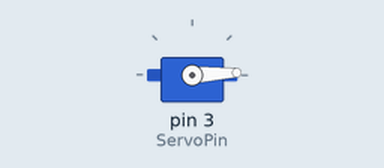
Bench run of a sketch on a simulated Arduino Uno, built with avr-gcc and run on an emulated ATmega328P. Shown: servo.

Above: at 0.05 s.
At 0.85 s:
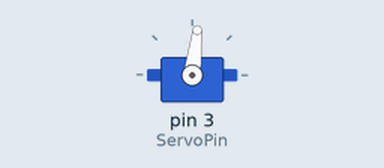
At 1.65 s:
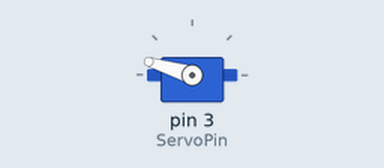
At 3.3 s:
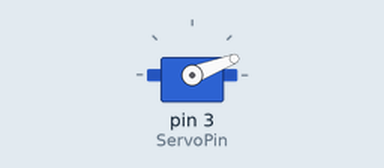
Timing chart, 0 to 8.1 s (numbered marks = the images above):
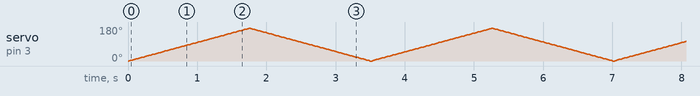

The sketch:

08-Servo-Functions.ino
```cpp
/**
 * In this example we will drive a servo with the arduino servo library!
 *
 * Here is an example of how to drive multiple servos. You need an external power supply because the Arduino doesnt
 * supply enough current. We will cover this is time allows and we have enough power supplys.
 * https://circuitdigest.com/microcontroller-projects/controlling-multiple-servo-motors-with-arduino
 */

#include <Servo.h>

Servo servo;
const int ServoPin = 3;
const int BaudRate = 9600;
const int ServoDelay = 10;
const int MaxServoAngle = 174;

void rotateForward(){
  for ( int i = 0; i < MaxServoAngle; ++i ){
    servo.write(i);
    delay( ServoDelay );
  }
}

void rotateBackward(){
  for( int i = MaxServoAngle - 1; i >= 0; --i ){
    servo.write(i);
    delay(ServoDelay);
  }
}

void setup() {
  Serial.begin(BaudRate);
  servo.attach(ServoPin);
  servo.write(0);
}

void loop() {
  rotateForward();
  rotateBackward();
}
```
